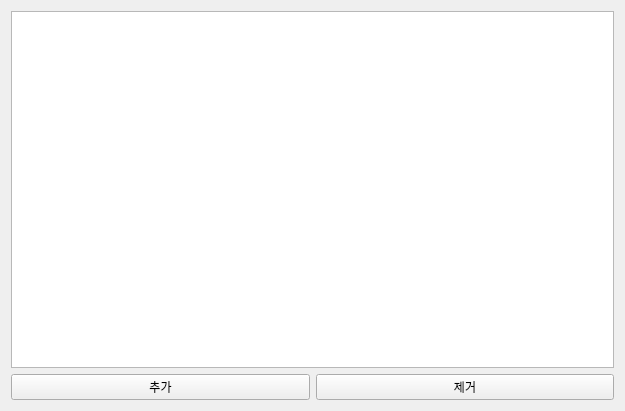
<?xml version="1.0" encoding="UTF-8"?>
<ui version="4.0">
 <class>rest_time_widget</class>
 <widget class="QWidget" name="rest_time_widget">
  <property name="geometry">
   <rect>
    <x>0</x>
    <y>0</y>
    <width>625</width>
    <height>411</height>
   </rect>
  </property>
  <property name="windowTitle">
   <string>Form</string>
  </property>
  <layout class="QGridLayout" name="gridLayout">
   <item row="1" column="0">
    <widget class="QPushButton" name="add_btn">
     <property name="text">
      <string>추가</string>
     </property>
    </widget>
   </item>
   <item row="1" column="1">
    <widget class="QPushButton" name="del_btn">
     <property name="text">
      <string>제거</string>
     </property>
    </widget>
   </item>
   <item row="0" column="0" colspan="2">
    <widget class="QTableView" name="daily_rest_time_table"/>
   </item>
  </layout>
 </widget>
 <resources/>
 <connections/>
</ui>
